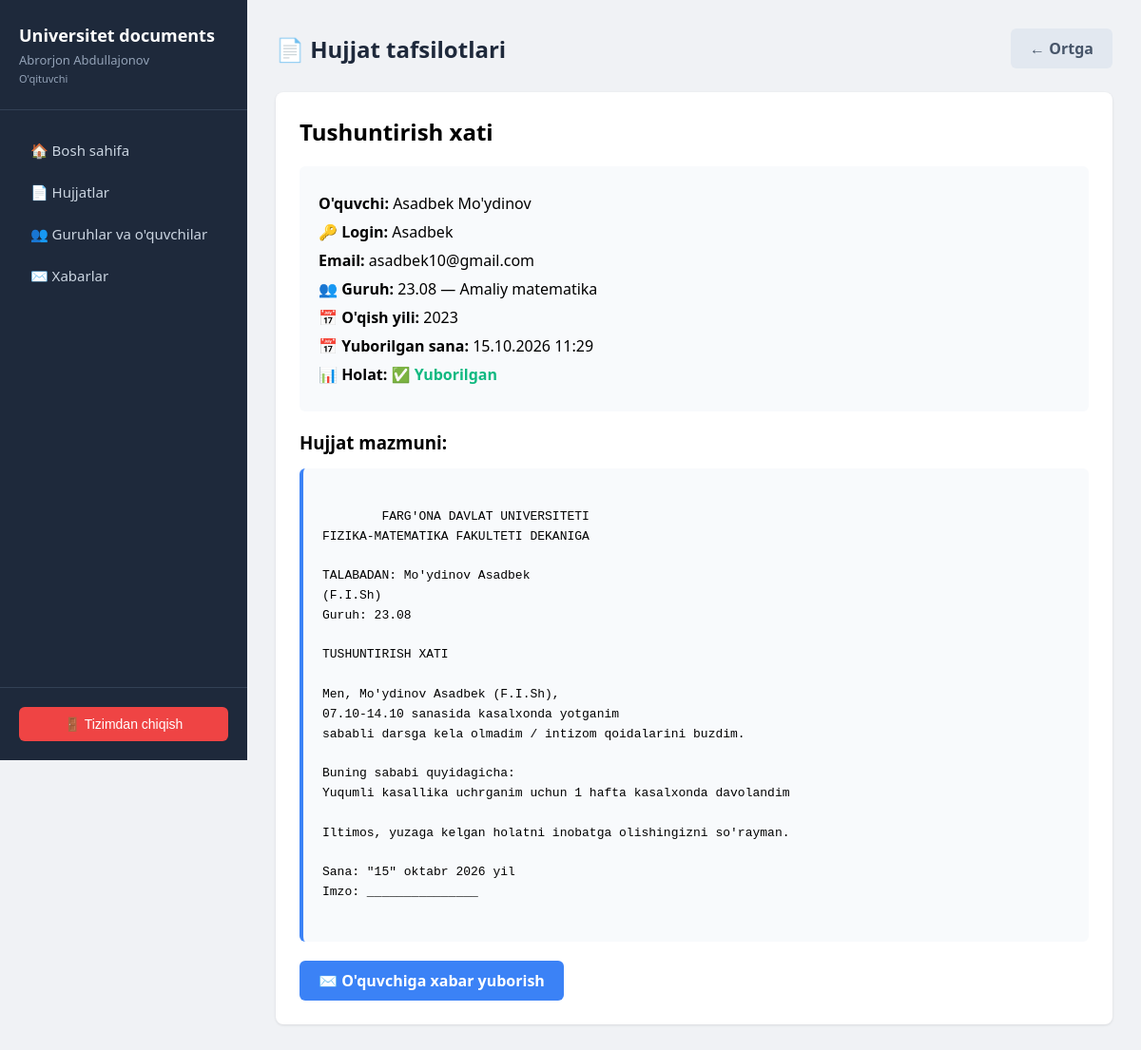
Page /documents/teacher/4/ (signed in) on the committed database.
### apps/accounts/models.py (models this page shows, shortened)
class CustomUser(AbstractUser):
    role = models.CharField(max_length=10, choices=Role.choices, default=Role.STUDENT)
    full_name = models.CharField("Ism Familiya", max_length=150, blank=True)
    group = models.ForeignKey(
        Group,
        on_delete=models.SET_NULL,
        null=True,
        blank=True,
        verbose_name="O'quvchi guruhi"
    )
    objects = CustomUserManager()
    class Meta:
        ordering = ['full_name', 'username']
    @property
    def is_teacher(self):
        return self.role == Role.TEACHER

### apps/documents/models.py (models this page shows, shortened)
class StudentDocument(models.Model):
    STATUS_DRAFT = 'draft'
    STATUS_SUBMITTED = 'submitted'
    STATUS_CHOICES = [
        (STATUS_DRAFT, "Javonda"),
        (STATUS_SUBMITTED, "Yuborilgan"),
    ]
    student = models.ForeignKey(
        settings.AUTH_USER_MODEL,
        on_delete=models.CASCADE,
        related_name='documents',
        verbose_name="O'quvchi"
    )
    template = models.ForeignKey(
        DocumentTemplate,
        on_delete=models.CASCADE,
        related_name='student_documents',
        verbose_name="Shablon"
    )
    content = models.TextField("Hujjat mazmuni", blank=True)
    file = models.FileField("Fayl", upload_to='documents/', blank=True, null=True)
    status = models.CharField(
        "Holat",
        max_length=20,
        choices=STATUS_CHOICES,
        default=STATUS_DRAFT
    )
    teacher_score = models.IntegerField("O'qituvchi bahosi", null=True, blank=True, help_text="0-100 orasida")
    teacher_comment = models.TextField("O'qituvchi izohi", blank=True)
    allow_teacher_view_draft = models.BooleanField(
        "O'qituvchiga javonni ko'rishga ruxsat berish",
        default=False,
        help_text="Agar belgilansa, o'qituvchi bu hujjatni javonda ham ko'ra oladi"
    )
    created_at = models.DateTimeField(auto_now_add=True)
    updated_at = models.DateTimeField(auto_now=True)
    class Meta:
        verbose_name = "O'quvchi hujjati"
        verbose_name_plural = "O'quvchi hujjatlari"
        ordering = ['-updated_at']

class DocumentTemplate(models.Model):
    title = models.CharField("Shablon nomi", max_length=200)
    description = models.TextField("Tavsif", blank=True)
    content = models.TextField("Shablon matni", blank=True)
    is_active = models.BooleanField("Faol", default=True)
    created_at = models.DateTimeField(auto_now_add=True)
    class Meta:
        verbose_name = "Shablon"
        verbose_name_plural = "Shablonlar"
        ordering = ['title']

### apps/groups/models.py (models this page shows, shortened)
class Group(models.Model):
    direction = models.ForeignKey(
        Direction,
        on_delete=models.CASCADE,
        related_name='groups',
        verbose_name="Yo'nalish"
    )
    name = models.CharField("Guruh nomi", max_length=50)
    year = models.IntegerField("O'qish yili", default=2024)
    class Meta:
        verbose_name = "Guruh"
        verbose_name_plural = "Guruhlar"
        ordering = ['-year', 'name']

class Direction(models.Model):
    name = models.CharField("Yo'nalish nomi", max_length=200)
    code = models.CharField("Qisqa kod", max_length=20, unique=True)
    class Meta:
        verbose_name = "Yo'nalish"
        verbose_name_plural = "Yo'nalishlar"
        ordering = ['name']

### apps/documents/views.py (the view)
# urls.py: path('teacher/<int:pk>/', views.teacher_document_view, name='teacher_document_view'),
@login_required
def teacher_document_view(request, pk):
    if not request.user.is_teacher:
        return redirect('dashboard')
    document = get_object_or_404(StudentDocument, pk=pk)
    if document.status == StudentDocument.STATUS_DRAFT:
        if not document.allow_teacher_view_draft:
            return redirect('documents:teacher_vault')
    return render(request, 'teacher/document_detail.html', {'document': document})

### templates/teacher/document_detail.html (shortened to what this page needs)
{% extends 'base.html' %}
{% block content %}
<div class="page-header">
    <h1>📄 Hujjat tafsilotlari</h1>
    <a href="{% url 'documents:teacher_documents' %}" class="btn btn-secondary">← Ortga</a>
</div>
<div class="card">
    <h2 style="margin-bottom: 20px;">{{ document.template.title }}</h2>
    <div style="background: #f8fafc; padding: 20px; border-radius: 6px; margin-bottom: 20px;">
        <p style="margin: 8px 0;"><strong> O'quvchi:</strong> {{ document.student.full_name|default:document.student.username }}</p>
        <p style="margin: 8px 0;"><strong>🔑 Login:</strong> {{ document.student.username }}</p>
        <p style="margin: 8px 0;"><strong> Email:</strong> {{ document.student.email }}</p>
        {% if document.student.group %}
        <p style="margin: 8px 0;"><strong>👥 Guruh:</strong> {{ document.student.group.name }} — {{ document.student.group.direction.name }}</p>
        <p style="margin: 8px 0;"><strong>📅 O'qish yili:</strong> {{ document.student.group.year }}</p>
        {% endif %}
        <p style="margin: 8px 0;"><strong>📅 Yuborilgan sana:</strong> {{ document.updated_at|date:"d.m.Y H:i" }}</p>
        <p style="margin: 8px 0;"><strong>📊 Holat:</strong> <span style="color: #10b981; font-weight: bold;">✅ Yuborilgan</span></p>
    </div>
    <h3 style="margin-bottom: 15px;"> Hujjat mazmuni:</h3>
    <div style="background: #f8fafc; padding: 20px; border-radius: 6px; border-left: 4px solid #3b82f6; white-space: pre-wrap; font-family: monospace; line-height: 1.6;">
        {{ document.content|default:"Mazmun kiritilmagan" }}
    </div>
    <div style="margin-top: 20px;">
        <a href="{% url 'messaging:compose' document.student.id %}" class="btn btn-primary">✉️ O'quvchiga xabar yuborish</a>
    </div>
</div>
{% endblock %}

### templates/base.html (shortened to what this page needs)
<!DOCTYPE html>
<html lang="uz">
<head>
</head>
<body>
    <div class="sidebar">
        <div class="sidebar-header">
            <h2>Universitet documents</h2>
            <p>{{ user.full_name|default:user.username }}</p>
            <p style="font-size: 11px; margin-top: 3px;">{{ user.get_role_display }}</p>
        </div>
        <div class="sidebar-menu">
            <a href="{% url 'dashboard' %}" class="{% if request.resolver_match.url_name == 'dashboard' %}active{% endif %}">
                <span>🏠 Bosh sahifa</span>
            </a>
            {% if user.is_teacher %}
            <a href="{% url 'documents:documents_hub' %}" class="">
                <span>📄 Hujjatlar</span>
            </a>
            <a href="{% url 'teacher_groups' %}" class="{% if 'teacher_groups' in request.resolver_match.url_name %}active{% endif %}">
                <span>👥 Guruhlar va o'quvchilar</span>
            </a>
            {% else %}
            <a href="{% url 'documents:documents_hub' %}" class="{% if request.resolver_match.url_name == 'documents_hub' or 'student_vault' in request.resolver_match.url_name or 'student_documents' in request.resolver_match.url_name %}active{% endif %}">
                <span>📄 Hujjatlar</span>
            </a>
            {% endif %}
            <a href="{% url 'messaging:chat_list' %}" class="{% if 'messaging' in request.resolver_match.url_name %}active{% endif %}">
                <span>✉️ Xabarlar</span>
            </a>
        </div>
        <div class="sidebar-footer">
            <form method="post" action="{% url 'logout' %}">
                <button type="submit" class="logout-btn">🚪 Tizimdan chiqish</button>
            </form>
        </div>
    </div>
    <div class="main-content">
        {% block content %}{% endblock %}
    </div>
</body>
</html>

### templates/base.html (style rules this page uses)
* { box-sizing: border-box; margin: 0; padding: 0; }
body { font-family: 'Segoe UI', Arial, sans-serif; display: flex; min-height: 100vh; background: #f0f2f5; }
.sidebar { width: 260px; background: #1e293b; color: white; display: flex; flex-direction: column; position: fixed; height: 100vh; }
.sidebar-header { padding: 25px 20px; border-bottom: 1px solid #334155; }
.sidebar-header h2 { font-size: 18px; font-weight: 600; }
.sidebar-header p { font-size: 13px; color: #94a3b8; margin-top: 5px; }
.sidebar-menu { flex: 1; padding: 20px 0; overflow-y: auto; }
.sidebar-menu a { display: flex; align-items: center; padding: 12px 20px; color: #cbd5e1; text-decoration: none; transition: 0.2s; font-size: 15px; }
.sidebar-menu a span { margin-left: 12px; }
.sidebar-footer { padding: 20px; border-top: 1px solid #334155; }
.logout-btn { width: 100%; background: #ef4444; color: white; border: none; padding: 10px; border-radius: 6px; cursor: pointer; font-size: 14px; }
.main-content { margin-left: 260px; flex: 1; padding: 30px; }
.page-header { margin-bottom: 25px; display: flex; justify-content: space-between; align-items: center; }
.page-header h1 { font-size: 24px; color: #1e293b; }
.card { background: white; border-radius: 8px; box-shadow: 0 1px 3px rgba(0,0,0,0.1); padding: 25px; margin-bottom: 20px; }
.btn { padding: 10px 20px; border-radius: 6px; text-decoration: none; display: inline-block; font-weight: 600; cursor: pointer; border: none; }
.btn-primary { background: #3b82f6; color: white; }
.btn-secondary { background: #e2e8f0; color: #475569; }

### rows in the picture
CustomUser: full_name "Abrorjon Abdullajonov", role "O'qituvchi"
StudentDocument: template "Tushuntirish xati", student.full_name "Asadbek Mo'ydinov", student.username "Asadbek", student.email "asadbek10@gmail.com", student.group.name "23.08", student.group.direction.name "Amaliy matematika", student.group.year "2023", updated_at "15.10.2026 11:29", content "FARG'ONA DAVLAT UNIVERSITETI FIZIKA-MATEMATIKA FAKULTETI DEKANIGA TALABADAN: Mo'ydinov Asadbek (F.I.Sh) Guruh: 23.08 TUSHUNTIRISH XATI Men, Mo'ydinov Asadbek (F.I.Sh), 07.10-14.10 sanasida kasalxonda yotganim sababli darsga kela olmadim / intizom qoidalarini buzdim. Buning sababi quyidagicha: Yuqumli kasallika uchrganim uchun 1 hafta kasalxonda davolandim Iltimos, yuzaga kelgan holatni inobatga olishingizni so'rayman. Sana: \"15\" oktabr 2026 yil Imzo: _______________"
